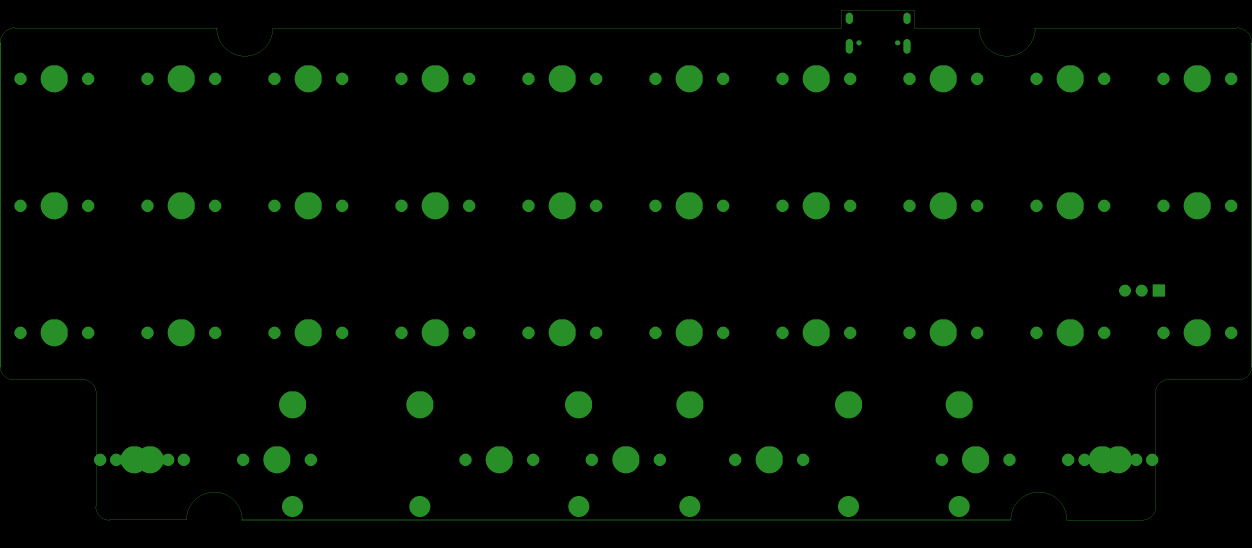
#> input picture tmp/test.png, 3756 x 1644 px (shown at 1/3 size)
$ python resize_raster.py
#> lines starting #> are read from the running program, lines starting #| are printed output that depends on the picture
from PIL import Image
import numpy as np
import os

def resize_raster(src_path, dst_path, max_pixel):
#> called with src_path = 'tmp/test.png', dst_path = 'tmp/resized_test.png', max_pixel = 128
    if not os.path.exists(dst_path):
        os.makedirs(os.path.dirname(dst_path), exist_ok=True)

    img = Image.open(src_path)
#> img is the input picture: PIL image 3756x1644 RGB; mean R, G, B 2.3, 8.2, 2.3
    if img.mode == "RGBA":
        bg = Image.new("RGB", img.size, (255, 255, 255))
        bg.paste(img, mask=img.split()[3])
        img = bg
    elif img.mode != "RGB":
        img = img.convert("RGB")

    w, h = img.size  # (W, H)
#> w = 3756; h = 1644
    scale = min(max_pixel / w, max_pixel / h, 1.0)  # 더 키우지 않음
#> scale = 0.0341
    new_w, new_h = int(round(w * scale)), int(round(h * scale))
#> new_w = 128; new_h = 56
    img = img.resize((new_w, new_h), Image.LANCZOS)
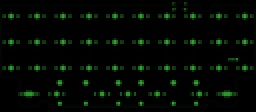
#> img: PIL image 128x56 RGB (shown 2 times larger); mean R, G, B 2.6, 9.2, 2.6

    arr = np.array(img)              # (H, W, 3)
    H, W = arr.shape[:2]
#> H = 56; W = 128
    canvas = np.full((max_pixel, max_pixel, 3), 0, dtype=np.uint8)  # 흰 배경

    top  = (max_pixel - H) // 2
#> top = 36
    left = (max_pixel - W) // 2
#> left = 0
    canvas[top:top+H, left:left+W] = arr
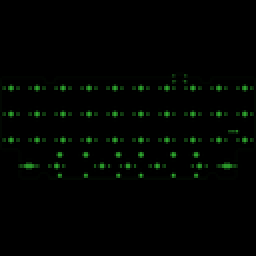
#> canvas: shape (128, 128, 3) (shown 2 times larger); mean R, G, B 1.1, 4, 1.1

    Image.fromarray(canvas).save(dst_path)

resize_raster('tmp/test.png', 'tmp/resized_test.png', 128)
